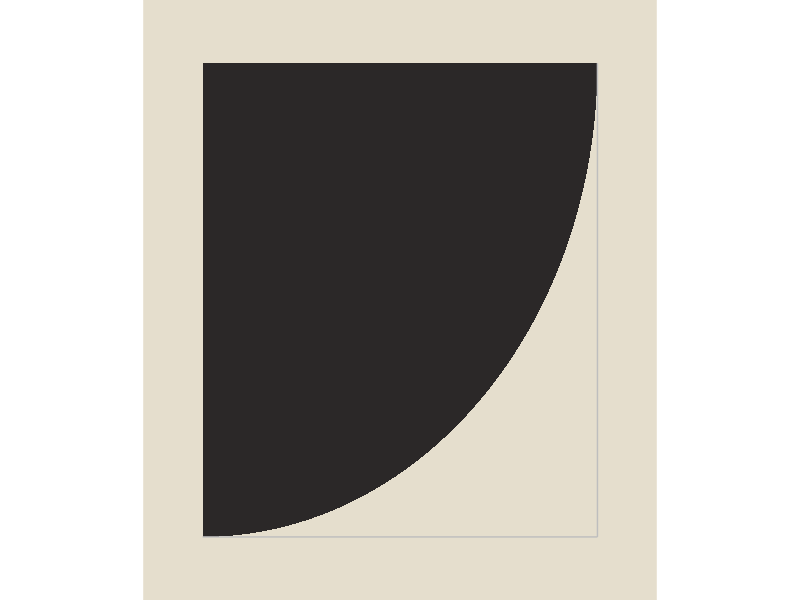

Source code (R):
library(ggplot2)
library(ggforce)

# Ellsworth Kelly
# The Mallarmé Suite
# 1991
# https://www.moma.org/collection/works/90695

green <- "#71A119"
red <- "#D5341B"
blue <- "#0F4999"
black <- "#2B2828"
background <- "#E5DECD"

line <- data.frame(
  x1 = c(0,10),
  y1 = c(-10,-10),
  xend = c(10,10),
  yend = c(-10,0)
)

p1 <- ggplot() + geom_arc(aes(x0 = 0, y0 = 0, r = 10, start = pi, end = pi/2))

df_poly1 <- rbind(c(0,0),data.frame(x = ggplot_build(p1)$data[[1]]$x,y = ggplot_build(p1)$data[[1]]$y),c(0,0))
ggplot() + 
  geom_polygon(data = df_poly1, aes(x,y), fill = black) +
  geom_segment(data=line,aes(x=x1,y=y1,xend=xend,yend=yend),color = "grey")+
  theme_void() +
  theme(plot.margin=margin(1,1,1,1,"cm")) +
  theme(plot.background = element_rect(fill = background , color = background))+
  coord_fixed(ratio=1.2)



